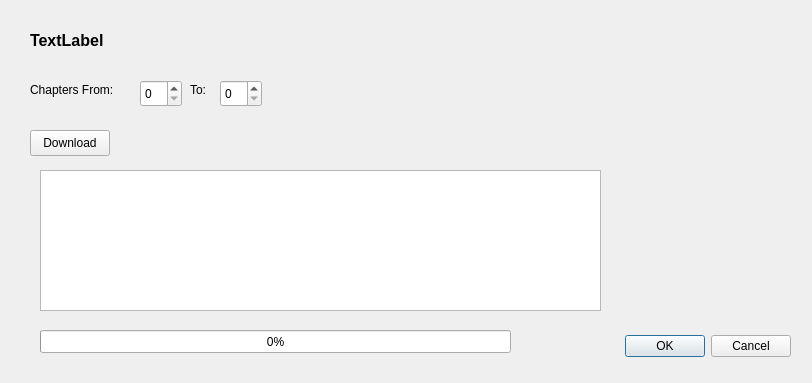
<?xml version="1.0" encoding="UTF-8"?>
<ui version="4.0">
 <class>DownloadPopup</class>
 <widget class="QDialog" name="DownloadPopup">
  <property name="windowModality">
   <enum>Qt::ApplicationModal</enum>
  </property>
  <property name="geometry">
   <rect>
    <x>0</x>
    <y>0</y>
    <width>812</width>
    <height>383</height>
   </rect>
  </property>
  <property name="sizePolicy">
   <sizepolicy hsizetype="Fixed" vsizetype="Fixed">
    <horstretch>0</horstretch>
    <verstretch>0</verstretch>
   </sizepolicy>
  </property>
  <property name="windowTitle">
   <string>Dialog</string>
  </property>
  <property name="modal">
   <bool>true</bool>
  </property>
  <widget class="QDialogButtonBox" name="buttonBox">
   <property name="geometry">
    <rect>
     <x>30</x>
     <y>330</y>
     <width>761</width>
     <height>32</height>
    </rect>
   </property>
   <property name="orientation">
    <enum>Qt::Horizontal</enum>
   </property>
   <property name="standardButtons">
    <set>QDialogButtonBox::Cancel|QDialogButtonBox::Ok</set>
   </property>
  </widget>
  <widget class="QLabel" name="title">
   <property name="geometry">
    <rect>
     <x>30</x>
     <y>30</y>
     <width>731</width>
     <height>21</height>
    </rect>
   </property>
   <property name="font">
    <font>
     <pointsize>12</pointsize>
     <weight>75</weight>
     <bold>true</bold>
    </font>
   </property>
   <property name="text">
    <string>TextLabel</string>
   </property>
  </widget>
  <widget class="QSpinBox" name="minspin">
   <property name="geometry">
    <rect>
     <x>140</x>
     <y>80</y>
     <width>42</width>
     <height>27</height>
    </rect>
   </property>
  </widget>
  <widget class="QLabel" name="label">
   <property name="geometry">
    <rect>
     <x>30</x>
     <y>80</y>
     <width>111</width>
     <height>20</height>
    </rect>
   </property>
   <property name="text">
    <string>Chapters From:</string>
   </property>
  </widget>
  <widget class="QLabel" name="label_2">
   <property name="geometry">
    <rect>
     <x>190</x>
     <y>80</y>
     <width>111</width>
     <height>20</height>
    </rect>
   </property>
   <property name="text">
    <string>To:</string>
   </property>
  </widget>
  <widget class="QSpinBox" name="maxspin">
   <property name="geometry">
    <rect>
     <x>220</x>
     <y>80</y>
     <width>42</width>
     <height>27</height>
    </rect>
   </property>
  </widget>
  <widget class="QPushButton" name="pushButton">
   <property name="geometry">
    <rect>
     <x>30</x>
     <y>130</y>
     <width>80</width>
     <height>26</height>
    </rect>
   </property>
   <property name="text">
    <string>Download</string>
   </property>
  </widget>
  <widget class="QProgressBar" name="progressBar">
   <property name="geometry">
    <rect>
     <x>40</x>
     <y>330</y>
     <width>471</width>
     <height>23</height>
    </rect>
   </property>
   <property name="value">
    <number>0</number>
   </property>
  </widget>
  <widget class="QTextBrowser" name="textBrowser">
   <property name="geometry">
    <rect>
     <x>40</x>
     <y>170</y>
     <width>561</width>
     <height>141</height>
    </rect>
   </property>
  </widget>
 </widget>
 <resources/>
 <connections>
  <connection>
   <sender>buttonBox</sender>
   <signal>accepted()</signal>
   <receiver>DownloadPopup</receiver>
   <slot>accept()</slot>
   <hints>
    <hint type="sourcelabel">
     <x>248</x>
     <y>254</y>
    </hint>
    <hint type="destinationlabel">
     <x>157</x>
     <y>274</y>
    </hint>
   </hints>
  </connection>
  <connection>
   <sender>buttonBox</sender>
   <signal>rejected()</signal>
   <receiver>DownloadPopup</receiver>
   <slot>reject()</slot>
   <hints>
    <hint type="sourcelabel">
     <x>316</x>
     <y>260</y>
    </hint>
    <hint type="destinationlabel">
     <x>286</x>
     <y>274</y>
    </hint>
   </hints>
  </connection>
 </connections>
</ui>
